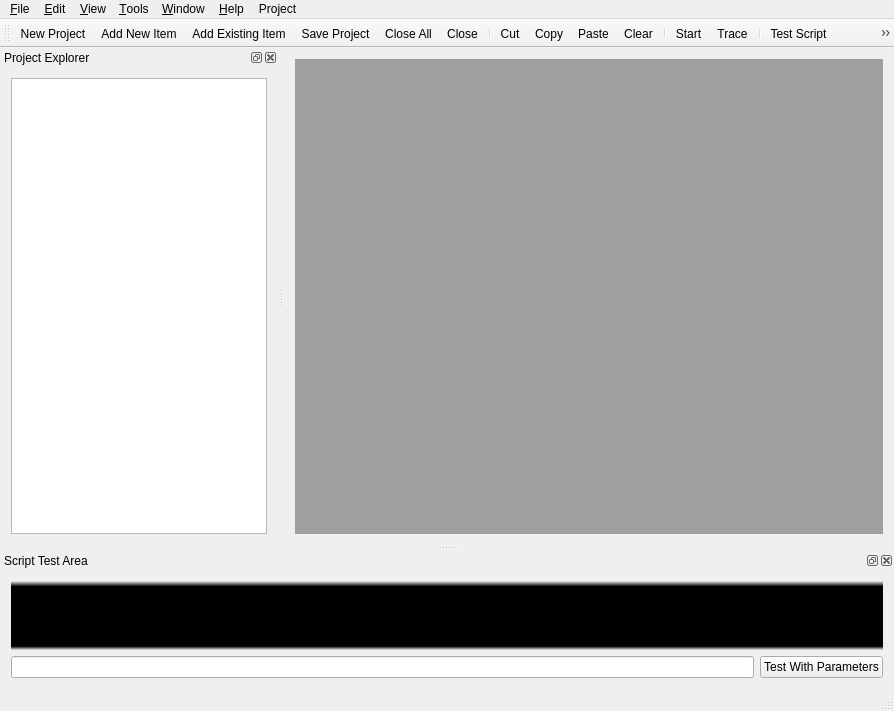
<?xml version="1.0" encoding="UTF-8"?>
<ui version="4.0">
 <class>GxMainWindow</class>
 <widget class="QMainWindow" name="GxMainWindow">
  <property name="geometry">
   <rect>
    <x>0</x>
    <y>0</y>
    <width>894</width>
    <height>711</height>
   </rect>
  </property>
  <property name="windowTitle">
   <string>GxMainWindow</string>
  </property>
  <widget class="QWidget" name="centralWidget">
   <layout class="QHBoxLayout" name="horizontalLayout">
    <item>
     <widget class="QMdiArea" name="mdiArea"/>
    </item>
   </layout>
  </widget>
  <widget class="QMenuBar" name="menuBar">
   <property name="geometry">
    <rect>
     <x>0</x>
     <y>0</y>
     <width>894</width>
     <height>21</height>
    </rect>
   </property>
   <widget class="QMenu" name="menu_File">
    <property name="title">
     <string>&amp;File</string>
    </property>
    <addaction name="actionNew_Project"/>
    <addaction name="separator"/>
    <addaction name="actionAdd_New_Item"/>
    <addaction name="actionAdd_Existing_Item"/>
    <addaction name="separator"/>
    <addaction name="actionClose_2"/>
    <addaction name="actionClose_All"/>
    <addaction name="actionClose_Project"/>
    <addaction name="separator"/>
    <addaction name="actionExit"/>
    <addaction name="actionSave_Project"/>
    <addaction name="actionSave_Project_As"/>
    <addaction name="actionSave_Document"/>
    <addaction name="actionSave_Document_As"/>
   </widget>
   <widget class="QMenu" name="menu_Edit">
    <property name="title">
     <string>&amp;Edit</string>
    </property>
    <addaction name="actionCut"/>
    <addaction name="actionCopy"/>
    <addaction name="actionPaste"/>
    <addaction name="actionClear"/>
   </widget>
   <widget class="QMenu" name="menu_View">
    <property name="title">
     <string>&amp;View</string>
    </property>
    <addaction name="actionRefresh"/>
   </widget>
   <widget class="QMenu" name="menu_Tools">
    <property name="title">
     <string>&amp;Tools</string>
    </property>
    <addaction name="actionConfiguration"/>
   </widget>
   <widget class="QMenu" name="menu_Help">
    <property name="title">
     <string>&amp;Help</string>
    </property>
    <addaction name="actionAbout"/>
   </widget>
   <widget class="QMenu" name="menu_Window">
    <property name="title">
     <string>&amp;Window</string>
    </property>
    <addaction name="actionClose"/>
   </widget>
   <widget class="QMenu" name="menuProject">
    <property name="title">
     <string>Project</string>
    </property>
    <addaction name="actionStart"/>
    <addaction name="actionTest_Current_Script"/>
    <addaction name="actionTest_Current_Function"/>
    <addaction name="actionTest_Block"/>
    <addaction name="actionTest_Selection"/>
    <addaction name="separator"/>
    <addaction name="actionStop"/>
   </widget>
   <addaction name="menu_File"/>
   <addaction name="menu_Edit"/>
   <addaction name="menu_View"/>
   <addaction name="menu_Tools"/>
   <addaction name="menu_Window"/>
   <addaction name="menu_Help"/>
   <addaction name="menuProject"/>
  </widget>
  <widget class="QToolBar" name="mainToolBar">
   <attribute name="toolBarArea">
    <enum>TopToolBarArea</enum>
   </attribute>
   <attribute name="toolBarBreak">
    <bool>false</bool>
   </attribute>
   <addaction name="actionNew_Project"/>
   <addaction name="actionAdd_New_Item"/>
   <addaction name="actionAdd_Existing_Item"/>
   <addaction name="actionSave_Project"/>
   <addaction name="actionClose_All"/>
   <addaction name="actionClose"/>
   <addaction name="separator"/>
   <addaction name="actionCut"/>
   <addaction name="actionCopy"/>
   <addaction name="actionPaste"/>
   <addaction name="actionClear"/>
   <addaction name="separator"/>
   <addaction name="actionStart"/>
   <addaction name="actionTrace"/>
   <addaction name="separator"/>
   <addaction name="actionTest_Current_Script"/>
   <addaction name="actionTest_Current_Function"/>
   <addaction name="actionTest_Block"/>
   <addaction name="actionTest_Selection"/>
   <addaction name="actionStop"/>
   <addaction name="separator"/>
   <addaction name="actionRefresh"/>
   <addaction name="actionConfiguration"/>
   <addaction name="separator"/>
   <addaction name="actionAbout"/>
  </widget>
  <widget class="QStatusBar" name="statusBar"/>
  <widget class="QDockWidget" name="dockWidget">
   <property name="windowTitle">
    <string>Project Explorer</string>
   </property>
   <attribute name="dockWidgetArea">
    <number>1</number>
   </attribute>
   <widget class="QWidget" name="dockWidgetContents">
    <layout class="QHBoxLayout" name="horizontalLayout_2">
     <item>
      <widget class="GxProjectTree" name="projtree">
       <property name="contextMenuPolicy">
        <enum>Qt::CustomContextMenu</enum>
       </property>
       <property name="uniformRowHeights">
        <bool>true</bool>
       </property>
       <property name="animated">
        <bool>true</bool>
       </property>
       <property name="headerHidden">
        <bool>true</bool>
       </property>
       <attribute name="headerVisible">
        <bool>false</bool>
       </attribute>
       <attribute name="headerHighlightSections">
        <bool>false</bool>
       </attribute>
       <column>
        <property name="text">
         <string notr="true">Project Item</string>
        </property>
       </column>
      </widget>
     </item>
    </layout>
   </widget>
  </widget>
  <widget class="QDockWidget" name="termpreview">
   <property name="minimumSize">
    <size>
     <width>212</width>
     <height>138</height>
    </size>
   </property>
   <property name="windowTitle">
    <string>Script Test Area</string>
   </property>
   <attribute name="dockWidgetArea">
    <number>8</number>
   </attribute>
   <widget class="QWidget" name="dockWidgetContents_2">
    <layout class="QHBoxLayout" name="horizontalLayout_4">
     <item>
      <layout class="QVBoxLayout" name="verticalLayout" stretch="1,0">
       <item>
        <widget class="QTermWidget" name="term" native="true">
         <property name="font">
          <font/>
         </property>
         <property name="autoFillBackground">
          <bool>false</bool>
         </property>
         <property name="styleSheet">
          <string notr="true">background-color: qlineargradient(spread:pad, x1:0, y1:0, x2:0, y2:1, stop:0 rgba(0, 0, 0, 0), stop:0.0773481 rgba(0, 0, 0, 255), stop:0.944751 rgba(0, 0, 0, 255), stop:1 rgba(0, 0, 0, 0));
color: rgb(213, 213, 213);</string>
         </property>
        </widget>
       </item>
       <item>
        <layout class="QHBoxLayout" name="horizontalLayout_3" stretch="1,0">
         <item>
          <widget class="QLineEdit" name="cmdline"/>
         </item>
         <item>
          <widget class="QPushButton" name="exec">
           <property name="text">
            <string>Test With Parameters</string>
           </property>
          </widget>
         </item>
        </layout>
       </item>
      </layout>
     </item>
    </layout>
   </widget>
  </widget>
  <action name="actionAbout">
   <property name="icon">
    <iconset theme="help-about">
     <normaloff/>
    </iconset>
   </property>
   <property name="text">
    <string>About</string>
   </property>
   <property name="shortcut">
    <string>Shift+F1</string>
   </property>
  </action>
  <action name="actionNew_Project">
   <property name="icon">
    <iconset theme="document-new">
     <normaloff/>
    </iconset>
   </property>
   <property name="text">
    <string>New Project...</string>
   </property>
  </action>
  <action name="actionAdd_New_Item">
   <property name="icon">
    <iconset theme="project-development-new-template">
     <normaloff/>
    </iconset>
   </property>
   <property name="text">
    <string>Add New Item</string>
   </property>
  </action>
  <action name="actionAdd_Existing_Item">
   <property name="icon">
    <iconset theme="document-open">
     <normaloff/>
    </iconset>
   </property>
   <property name="text">
    <string>Add Existing Item</string>
   </property>
  </action>
  <action name="actionClose">
   <property name="icon">
    <iconset theme="document-close">
     <normaloff/>
    </iconset>
   </property>
   <property name="text">
    <string>Close</string>
   </property>
  </action>
  <action name="actionCut">
   <property name="icon">
    <iconset theme="edit-cut">
     <normaloff/>
    </iconset>
   </property>
   <property name="text">
    <string>Cut</string>
   </property>
  </action>
  <action name="actionCopy">
   <property name="icon">
    <iconset theme="edit-copy">
     <normaloff/>
    </iconset>
   </property>
   <property name="text">
    <string>Copy</string>
   </property>
  </action>
  <action name="actionPaste">
   <property name="icon">
    <iconset theme="edit-paste">
     <normaloff/>
    </iconset>
   </property>
   <property name="text">
    <string>Paste</string>
   </property>
  </action>
  <action name="actionClear">
   <property name="icon">
    <iconset theme="edit-clear">
     <normaloff/>
    </iconset>
   </property>
   <property name="text">
    <string>Clear</string>
   </property>
  </action>
  <action name="actionRefresh">
   <property name="icon">
    <iconset theme="reload">
     <normaloff/>
    </iconset>
   </property>
   <property name="text">
    <string>Refresh</string>
   </property>
  </action>
  <action name="actionConfiguration">
   <property name="icon">
    <iconset theme="configure">
     <normaloff/>
    </iconset>
   </property>
   <property name="text">
    <string>Configuration</string>
   </property>
  </action>
  <action name="actionClose_2">
   <property name="icon">
    <iconset theme="document-close">
     <normaloff/>
    </iconset>
   </property>
   <property name="text">
    <string>Close</string>
   </property>
  </action>
  <action name="actionClose_All">
   <property name="icon">
    <iconset theme="project-development-close-all">
     <normaloff/>
    </iconset>
   </property>
   <property name="text">
    <string>Close All</string>
   </property>
  </action>
  <action name="actionClose_Project">
   <property name="icon">
    <iconset theme="project-development-close">
     <normaloff/>
    </iconset>
   </property>
   <property name="text">
    <string>Close Project</string>
   </property>
  </action>
  <action name="actionExit">
   <property name="icon">
    <iconset theme="application-exit">
     <normaloff/>
    </iconset>
   </property>
   <property name="text">
    <string>Exit</string>
   </property>
  </action>
  <action name="actionStart">
   <property name="icon">
    <iconset theme="debug-run">
     <normaloff/>
    </iconset>
   </property>
   <property name="text">
    <string>Start</string>
   </property>
  </action>
  <action name="actionTrace">
   <property name="icon">
    <iconset theme="debug-step-into">
     <normaloff/>
    </iconset>
   </property>
   <property name="text">
    <string>Trace</string>
   </property>
  </action>
  <action name="actionTest_Current_Script">
   <property name="icon">
    <iconset theme="quickopen">
     <normaloff/>
    </iconset>
   </property>
   <property name="text">
    <string>Test Script</string>
   </property>
  </action>
  <action name="actionTest_Current_Function">
   <property name="icon">
    <iconset theme="quickopen-function">
     <normaloff/>
    </iconset>
   </property>
   <property name="text">
    <string>Test Function</string>
   </property>
  </action>
  <action name="actionTest_Block">
   <property name="icon">
    <iconset theme="quickopen-class">
     <normaloff/>
    </iconset>
   </property>
   <property name="text">
    <string>Test Block</string>
   </property>
  </action>
  <action name="actionTest_Selection">
   <property name="icon">
    <iconset theme="quickopen-file">
     <normaloff/>
    </iconset>
   </property>
   <property name="text">
    <string>Test Selection</string>
   </property>
  </action>
  <action name="actionStop">
   <property name="icon">
    <iconset theme="process-stop">
     <normaloff/>
    </iconset>
   </property>
   <property name="text">
    <string>All Stop</string>
   </property>
  </action>
  <action name="actionSave_Project">
   <property name="icon">
    <iconset theme="document-save">
     <normaloff/>
    </iconset>
   </property>
   <property name="text">
    <string>Save Project</string>
   </property>
  </action>
  <action name="actionSave_Project_As">
   <property name="icon">
    <iconset theme="document-save-as">
     <normaloff/>
    </iconset>
   </property>
   <property name="text">
    <string>Save Project As...</string>
   </property>
  </action>
  <action name="actionSave_Document">
   <property name="enabled">
    <bool>false</bool>
   </property>
   <property name="icon">
    <iconset theme="document-save">
     <normaloff/>
    </iconset>
   </property>
   <property name="text">
    <string>Save Active Document</string>
   </property>
  </action>
  <action name="actionSave_Document_As">
   <property name="enabled">
    <bool>false</bool>
   </property>
   <property name="icon">
    <iconset theme="document-save-as">
     <normaloff/>
    </iconset>
   </property>
   <property name="text">
    <string>Save Active Document As...</string>
   </property>
  </action>
  <action name="actionSet_Active">
   <property name="text">
    <string>Set Active</string>
   </property>
  </action>
  <action name="actionUnload">
   <property name="text">
    <string>Unload</string>
   </property>
  </action>
  <action name="actionDelete">
   <property name="text">
    <string>Delete</string>
   </property>
  </action>
  <action name="actionReload">
   <property name="text">
    <string>Reload</string>
   </property>
  </action>
  <action name="actionSave">
   <property name="text">
    <string>Save</string>
   </property>
  </action>
  <action name="actionSave_As">
   <property name="text">
    <string>Save As...</string>
   </property>
  </action>
  <action name="actionSave_All">
   <property name="text">
    <string>Save All</string>
   </property>
  </action>
 </widget>
 <layoutdefault spacing="6" margin="11"/>
 <customwidgets>
  <customwidget>
   <class>QTermWidget</class>
   <extends>QWidget</extends>
   <header location="global">qtermwidget.h</header>
   <container>1</container>
  </customwidget>
  <customwidget>
   <class>GxProjectTree</class>
   <extends>QTreeWidget</extends>
   <header location="global">GxProjectTree.h</header>
  </customwidget>
 </customwidgets>
 <resources/>
 <connections/>
</ui>
